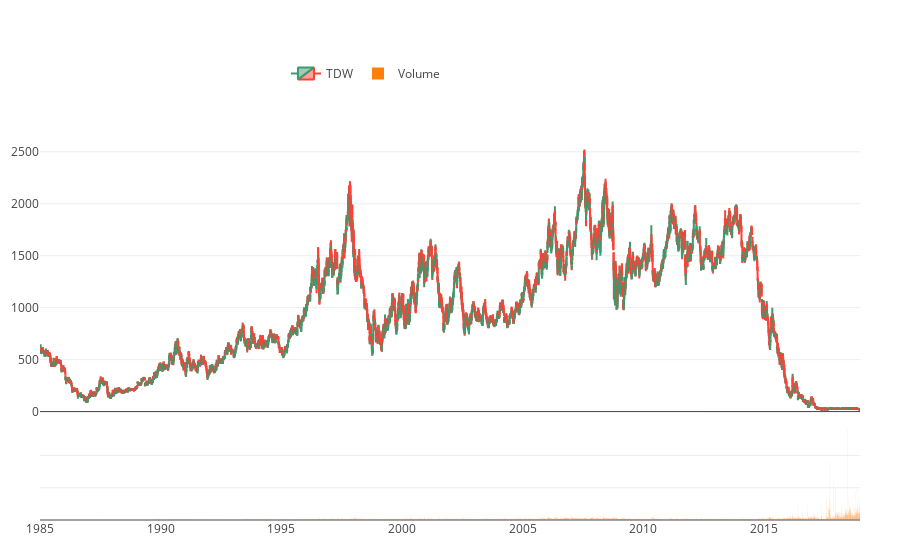

Notebook code for this chart:
### Code cell
plot_chart(df)

### Figure 1 — Plotly figure (JSON) as saved in the notebook; plotly's stock layout.template omitted (floating-point values rounded to 4 significant figures; data arrays with more than 128 entries replaced by an {"elided": "..."} marker saying what was removed)
{"data": [{"close": {"elided": "8565 float values"}, "high": {"elided": "8565 float values"}, "low": {"elided": "8565 float values"}, "name": "TDW", "open": {"elided": "8565 float values"}, "type": "candlestick", "uid": "39fb0d49-9c33-4a6e-a583-d1ba0981dc54", "x": {"elided": "8565 str values"}, "yaxis": "y2"}, {"name": "Volume", "type": "bar", "uid": "87ae2414-5a3b-4d0f-9ee4-f50a6835c951", "x": {"elided": "8565 str values"}, "y": {"elided": "8565 int values"}, "yaxis": "y"}], "layout": {"legend": {"orientation": "h", "x": 0.3, "y": 0.9, "yanchor": "bottom"}, "margin": {"b": 40, "l": 40, "r": 40, "t": 40}, "xaxis": {"rangeselector": {"visible": true}, "rangeslider": {"visible": false}}, "yaxis": {"autorange": true, "domain": [0, 0.2], "showticklabels": false}, "yaxis2": {"autorange": true, "domain": [0.2, 0.8]}}}
